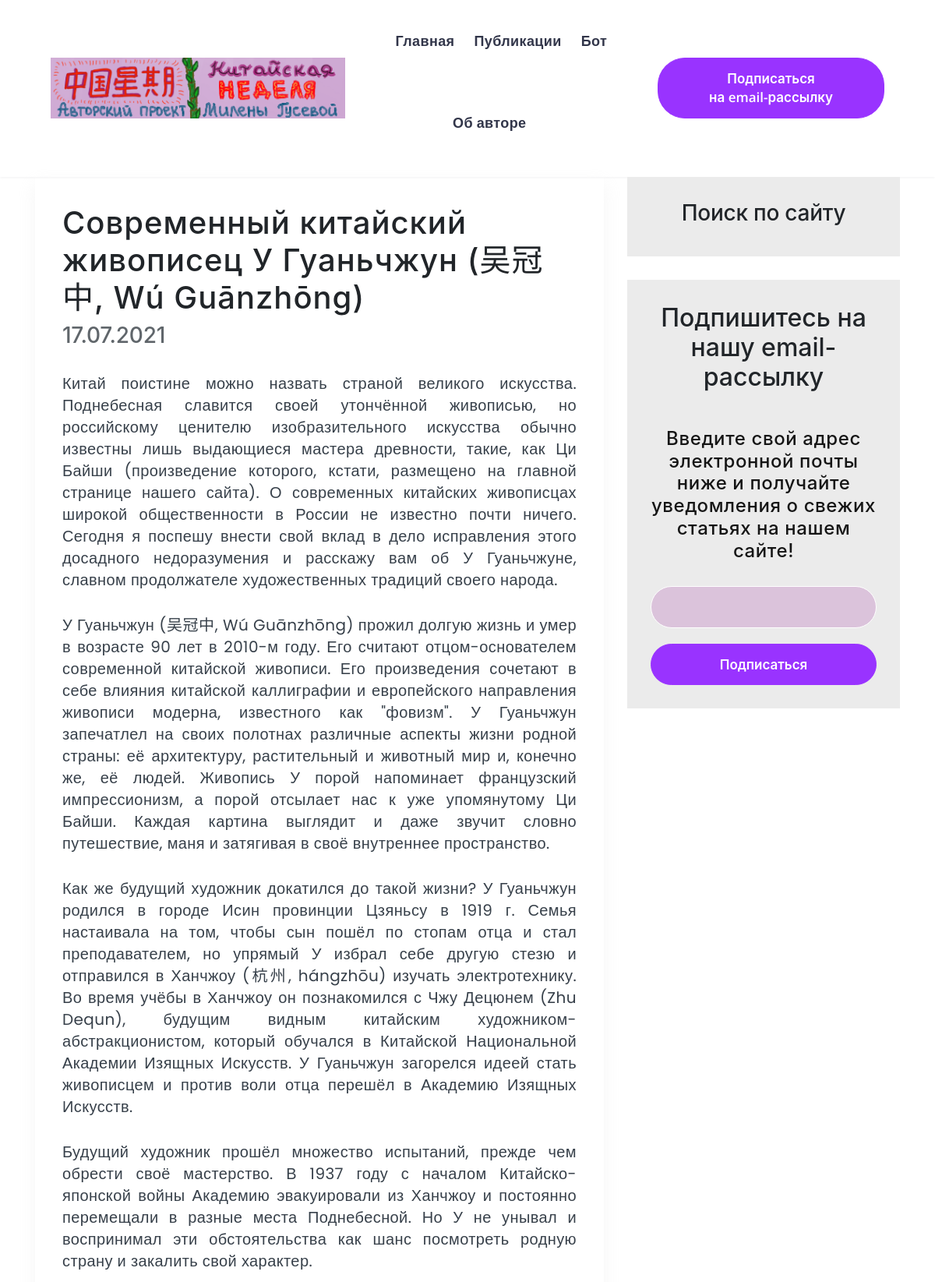
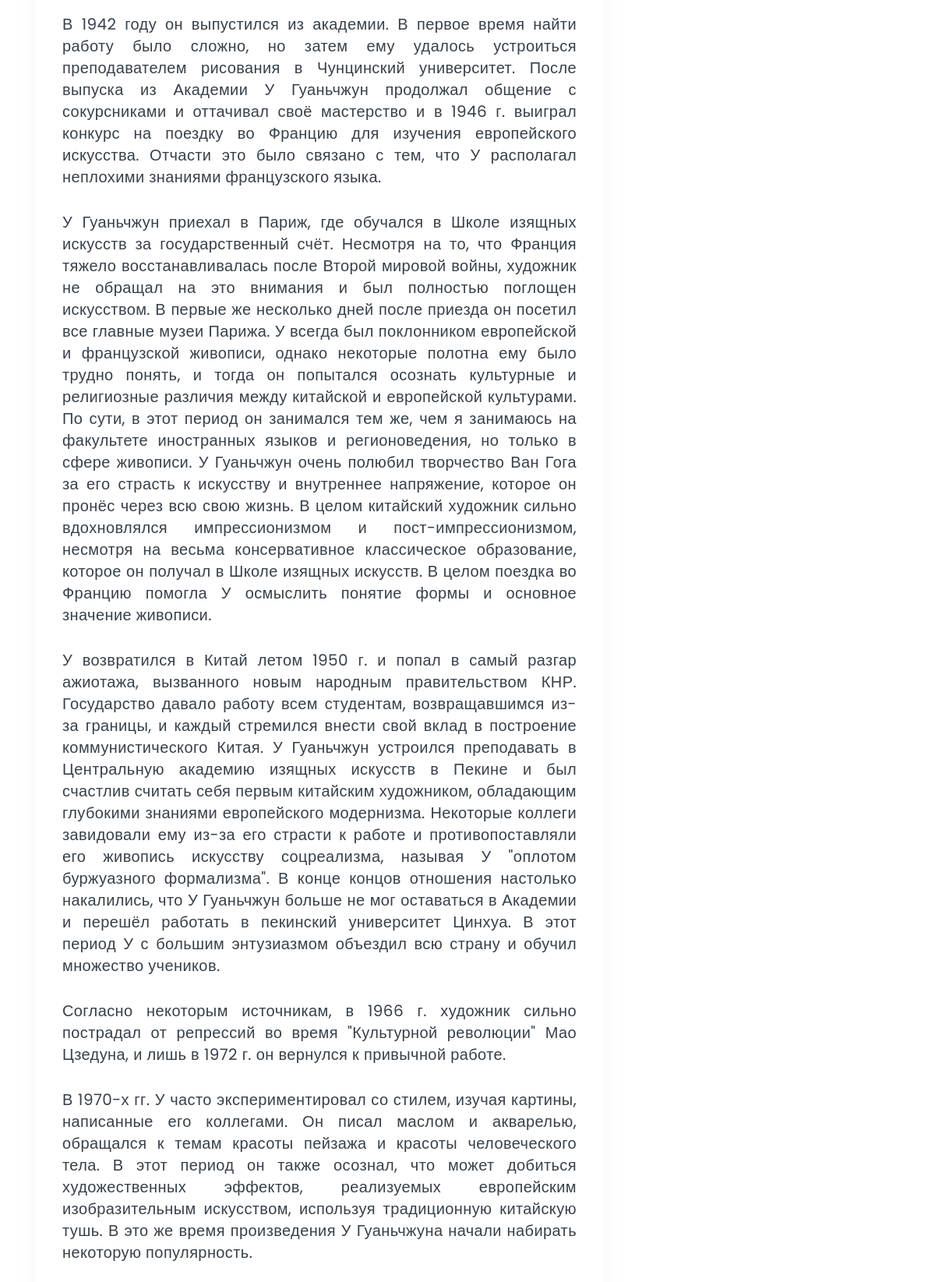
The app's page /publications/3/ (upper part) with its own data (2 pictures, top to bottom).
### app.py (models this page shows)
class Post(db.Model):
    __tablename__ = 'posts'
    id = Column(Integer(), primary_key=True)
    date = Column(String(100), nullable=False)
    title = Column(String(100), nullable=False)
    posttext = Column(String(65535), nullable=False)

### app.py (the view)
@app.route('/publications/<int:post_id>/')
def show_post(post_id):
    if request.args.get('email') is None or request.args.get('email') in ['', ' ']:
        return render_template('article.html', db=db, Post=Post, post_id=post_id)
    else:
        mail = Emails(email_address=request.args.get('email'))
        db.session.add(mail)
        db.session.commit()
        return render_template('success.html')

### templates/article.html (shortened to what this page needs)
<!DOCTYPE html>
<html class="wide wow-animation" lang="ru">
  <head>
    <link rel="stylesheet" href="{{url_for('static', filename='style.css')}}">
    <link rel="stylesheet" href="{{url_for('static', filename='style1.css')}}">
    <link rel="stylesheet" href="{{url_for('static', filename='bootstrap.css')}}">
    <link rel="stylesheet" href="{{url_for('static', filename='animate.css')}}">
    <link rel="stylesheet" href="{{url_for('static', filename='bootstrap.min.css')}}">
    <link rel="stylesheet" href="{{url_for('static', filename='flaticon.css')}}">
    <link rel="stylesheet" href="{{url_for('static', filename='font-awesome.min.css')}}">
    <link rel="stylesheet" href="{{url_for('static', filename='gijgo.css')}}">
    <link rel="stylesheet" href="{{url_for('static', filename='magnific-popup.css')}}">
    <link rel="stylesheet" href="{{url_for('static', filename='nice-select.css')}}">
    <link rel="stylesheet" href="{{url_for('static', filename='owl.carousel.min.css')}}">
    <link rel="stylesheet" href="{{url_for('static', filename='slicknav.css')}}">
    <link rel="stylesheet" href="{{url_for('static', filename='theme-default.css')}}">
    <link rel="stylesheet" href="{{url_for('static', filename='themify-icons.css')}}">
  </head>
<body>
<header>
        <div class="header-area ">
            <div id="sticky-header" class="main-header-area">
                <div class="container-fluid">
                    <div class="row">
                        <div class="col-lg-12">
                            <div class="header_wrap d-flex justify-content-between align-items-center">
                                <div class="header_left">
                                    <div class="logo">
                                        <a href="{{url_for('hi_page')}}">
                                            <img src="{{url_for('static', filename='logo-default-399x82.png')}}" alt="">
                                        </a>
                                    </div>
                                </div>
                                <div class="header_right d-flex align-items-center">
                                    <div class="main-menu  d-none d-lg-block">
                                        <nav>
                                            <ul id="navigation">
                                                <li><a  href="{{url_for('hi_page')}}">Главная</a></li>
                                                <li><a  href="{{url_for('blog')}}">Публикации</a></li>
                                                <li><a  href="{{url_for('bot')}}">Бот</a></li>
                                                <li><a  href="{{url_for('contacts')}}">Об авторе</a></li>
                                            </ul>
                                        </nav>
                                    </div>
                                    <div class="Appointment">
                                        <a href="{{url_for('hi_page')}}"><div class="book_btn d-none d-lg-block">
                                            <button data-scroll-nav='1' class="button button-block button-primary button-winona">Подписаться <br>на email-рассылку</button>
                                        </div></a>
                                    </div>
                                </div>
                            </div>
                        </div>
                        <div class="col-12">
                        </div>
                    </div>
                </div>
            </div>
        </div>
    </header>
<body>
    <section class="blog_area">
      <div class="container">
         <div class="row">
            <div class="col-lg-8 posts-list">
               <div class="single-post">
                  <div class="blog_details">
                     <h1>{{db.session.query(Post.title).filter(Post.id == post_id).all()[0][0]}}
                     </h1>
                     <h3 class="customdate">{{db.session.query(Post.date).filter(Post.id == post_id).all()[0][0]}}</h3>
                     <div class="blogtext_custom">{% autoescape false %}
                     {{db.session.query(Post.posttext).filter(Post.id == post_id).all()[0][0]}}
                     {% endautoescape %}</div></div></div></div>
                     <div class="col-lg-4">
                    <div class="blog_right_sidebar">
                        <aside class="single_sidebar_widget search_widget" style="background-color: #ebebeb;">
                            <h3><center>Поиск по сайту<br></center></h3>
                        </aside>
                        <aside class="single_sidebar_widget" style="background-color: #ebebeb;">
                            <center><div class="box-custom-2-inner">
              <h2 class="wow fadeIn"><a name="subscribe">Подпишитесь на нашу email-рассылку</a></h2>
              <h4 class="text-default wow fadeIn" data-wow-delay=".2s">Введите свой адрес электронной почты ниже и получайте уведомления о свежих статьях на нашем сайте!</h4>
              <form class="rd-form rd-mailform form-shadow block-11 ot50" data-form-output="form-output-global" data-form-type="subscribe">
                <div class="form-wrap">
                  <input class="form-input text-center emailform" id="subscribe-form-email" type="email" name="email" data-constraints="@Email @Required">
                </div>
                <div class="form-button">
                  <button class="button button-block button-primary button-winona" type="submit">Подписаться</button>
                </div></center>
                        </aside>
                    </div></div>
              </div></div></section>
                     <br><br>
    </body>
</html>

### templates/article.html (style rules this page uses)
.customdate { color: #60666b; }
.blogtext_custom { text-align: justify; }
.emailform { background-color: #dbc3db; }

### records on screen
Post: session.query "Современный китайский живописец У Гуаньчжун (吴冠中, Wú Guānzhōng)", session.query "17.07.2021", session.query "Китай поистине можно назвать страной великого искусства. Поднебесная славится своей утончённой живописью, но российскому ценителю изобразительного искусства обычно известны лишь выдающиеся мастера древности, такие, как Ци Байши (произведение которого, кстати, размещено на главной странице нашего сайта). О современных китайских живописцах широкой общественности в России не известно почти ничего. Сегодня я поспешу внести свой вклад в дело исправления этого досадного недоразумения и расскажу вам об У Гуаньчжуне, славном продолжателе художественных традиций своего народа. У Гуаньчжун (吴冠中, Wú Guānzhōng) прожил долгую жизнь и умер в возрасте 90 лет в 2010-м году. Его считают отцом-основателем…"
